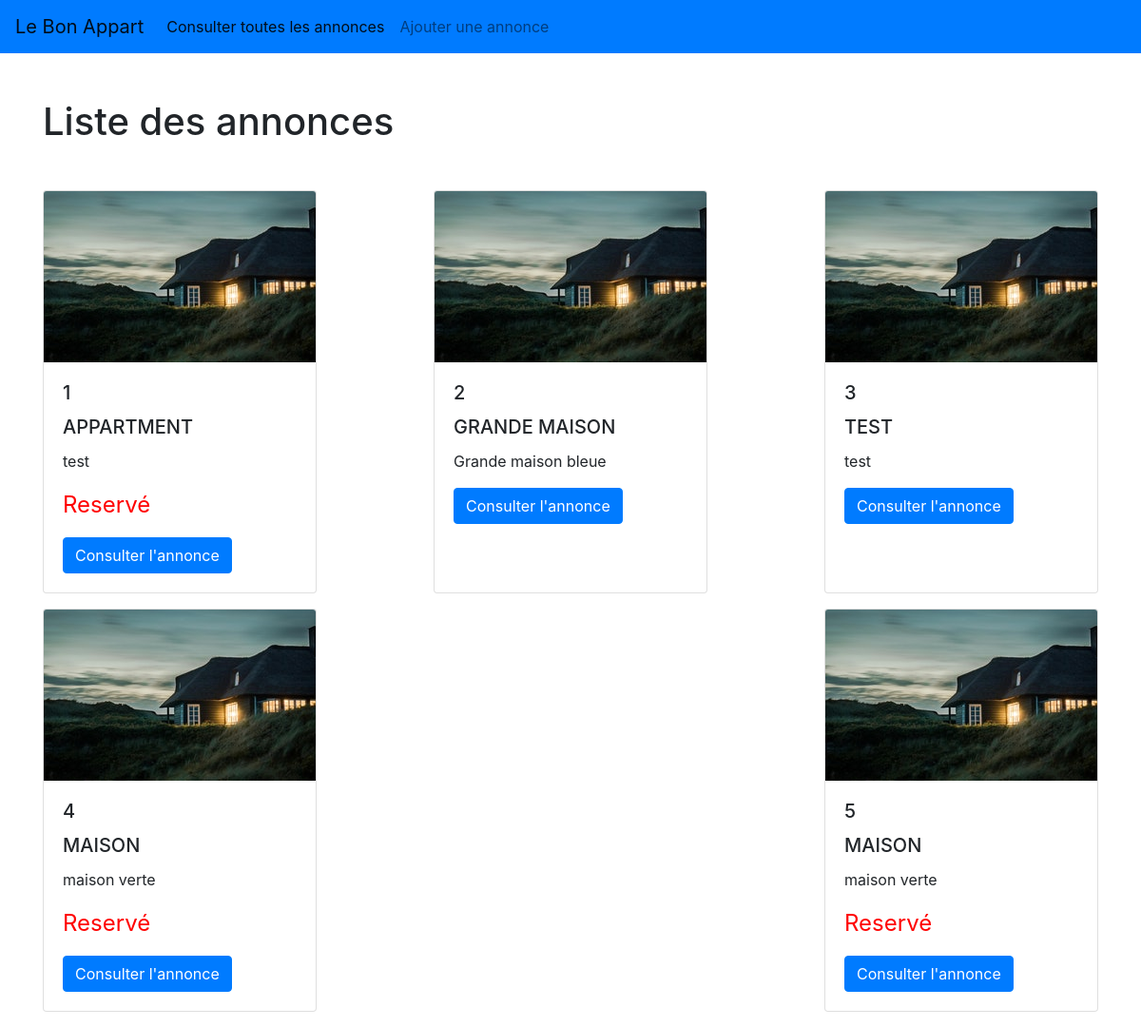
The page /list_advert.php on the database as committed earlier.
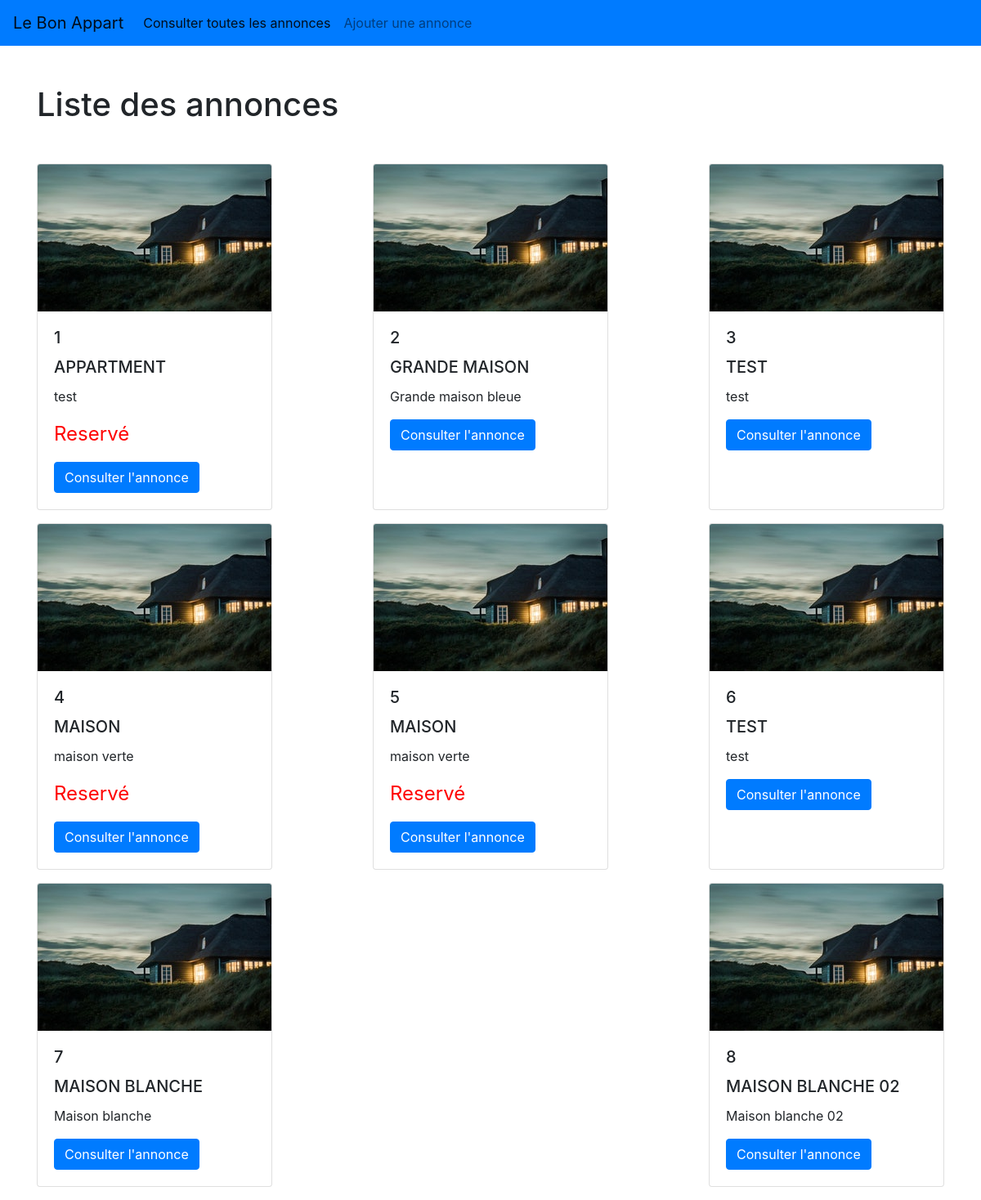
The same page on the database as committed later.
### tables this page shows
CREATE TABLE `advert` (
  `id` int(11) NOT NULL,
  `title` varchar(50) NOT NULL,
  `description` text NOT NULL,
  `postal_code` int(11) NOT NULL,
  `city` varchar(50) NOT NULL,
  `type` varchar(50) NOT NULL,
  `price` int(11) NOT NULL,
  `reservation_message` varchar(50) DEFAULT NULL,
  `reserved` tinyint(1) NOT NULL
);

### list_advert.php (the view, shortened to what this page needs)
<?php
include "inc/init.inc.php";
$requete = $connexion->query("SELECT * FROM advert");
$adverts = $requete->fetchAll(PDO::FETCH_ASSOC);
include "vues/header.html.php";
?>
<div class="card-columns d-flex flex-wrap justify-content-between">
    <?php foreach ($adverts as $adverts) : ?>
        <div class="card mb-3" style="width: 18rem;">
            <img class="card-img-top" src="/assets/img/home.jpg" alt="Card image cap">
            <div class="card-body">
                <h5 class="card-title"><?= $adverts["id"] ?></h5>
                <h5 class="card-title"><?= strtoupper($adverts["title"]) ?></h5>
                <p class="card-text"><?= $adverts["description"] ?></p>
                <p class="card-text reserved"><?= $adverts["reserved"] ? 'Reservé' : '' ?> </p>
                <a href="details_advert.php?id=<?= $adverts["id"] ?>" class="btn btn-primary">Consulter l'annonce</a>
            </div>
        </div>
    <?php endforeach ?>
</div>
<?php
include "vues/footer.html.php";

Rows that differ between the two databases and show on the page:
added advert: id "6", title "TEST", description "test"
added advert: id "7", title "MAISON BLANCHE", description "Maison blanche"
added advert: id "8", title "MAISON BLANCHE 02", description "Maison blanche 02"
